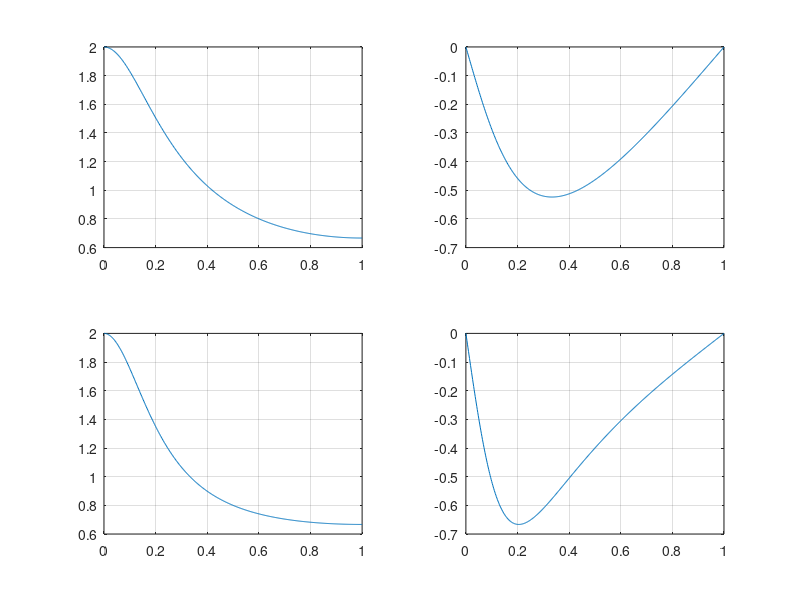

MATLAB code for this plot:
clear;clc;close all

w = [0:1:500]*pi/500;

X = (exp(j*w))./(exp(j*w)-0.5*ones(1,length(w)));

magX = abs(X); angX = angle(X); realX = real(X); imagX = imag(X);

subplot(2,2,1); plot(w/pi,magX); grid
subplot(2,2,2); plot(w/pi,angX); grid
subplot(2,2,3); plot(w/pi,realX); grid
subplot(2,2,4); plot(w/pi,imagX); grid
